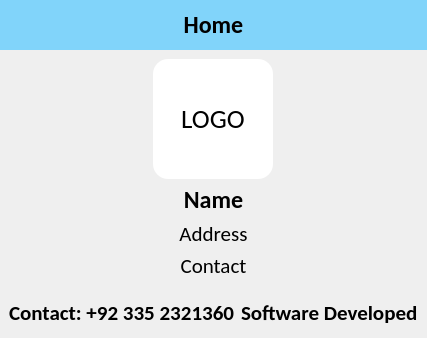
      <widget class="QWidget" name="home_page">
       <property name="styleSheet">
        <string notr="true">
#lbl_home {
	background-color: #81d4fa;
}

#lbl_logo {
	background-color: #fff;
	border-radius: 15px;
}</string>
       </property>
       <layout class="QVBoxLayout" name="verticalLayout_8">
        <property name="spacing">
         <number>0</number>
        </property>
        <property name="leftMargin">
         <number>0</number>
        </property>
        <property name="topMargin">
         <number>0</number>
        </property>
        <property name="rightMargin">
         <number>0</number>
        </property>
        <property name="bottomMargin">
         <number>0</number>
        </property>
        <item>
         <widget class="QLabel" name="lbl_home">
          <property name="minimumSize">
           <size>
            <width>0</width>
            <height>50</height>
           </size>
          </property>
          <property name="maximumSize">
           <size>
            <width>16777215</width>
            <height>50</height>
           </size>
          </property>
          <property name="font">
           <font>
            <family>Calibri</family>
            <pointsize>18</pointsize>
            <weight>75</weight>
            <bold>true</bold>
           </font>
          </property>
          <property name="text">
           <string>Home</string>
          </property>
          <property name="alignment">
           <set>Qt::AlignCenter</set>
          </property>
          <property name="margin">
           <number>10</number>
          </property>
         </widget>
        </item>
        <item>
         <widget class="QWidget" name="widget_7" native="true">
          <layout class="QVBoxLayout" name="verticalLayout">
           <item alignment="Qt::AlignHCenter">
            <widget class="QLabel" name="lbl_logo">
             <property name="minimumSize">
              <size>
               <width>120</width>
               <height>120</height>
              </size>
             </property>
             <property name="maximumSize">
              <size>
               <width>120</width>
               <height>120</height>
              </size>
             </property>
             <property name="font">
              <font>
               <family>Calibri</family>
               <pointsize>20</pointsize>
              </font>
             </property>
             <property name="frameShape">
              <enum>QFrame::Box</enum>
             </property>
             <property name="frameShadow">
              <enum>QFrame::Raised</enum>
             </property>
             <property name="text">
              <string>LOGO</string>
             </property>
             <property name="alignment">
              <set>Qt::AlignCenter</set>
             </property>
            </widget>
           </item>
           <item alignment="Qt::AlignBottom">
            <widget class="QLabel" name="lbl_school_name">
             <property name="font">
              <font>
               <family>Calibri</family>
               <pointsize>18</pointsize>
               <weight>75</weight>
               <bold>true</bold>
              </font>
             </property>
             <property name="text">
              <string>Name</string>
             </property>
             <property name="alignment">
              <set>Qt::AlignCenter</set>
             </property>
            </widget>
           </item>
           <item alignment="Qt::AlignVCenter">
            <widget class="QLabel" name="lbl_school_address">
             <property name="font">
              <font>
               <family>Calibri</family>
               <pointsize>16</pointsize>
              </font>
             </property>
             <property name="text">
              <string>Address</string>
             </property>
             <property name="alignment">
              <set>Qt::AlignCenter</set>
             </property>
            </widget>
           </item>
           <item alignment="Qt::AlignTop">
            <widget class="QLabel" name="lbl_school_contact">
             <property name="font">
              <font>
               <family>Calibri</family>
               <pointsize>16</pointsize>
              </font>
             </property>
             <property name="text">
              <string>Contact</string>
             </property>
             <property name="alignment">
              <set>Qt::AlignCenter</set>
             </property>
            </widget>
           </item>
          </layout>
         </widget>
        </item>
        <item>
         <widget class="QWidget" name="home_bottom_widget" native="true">
          <property name="minimumSize">
           <size>
            <width>0</width>
            <height>50</height>
           </size>
          </property>
          <property name="maximumSize">
           <size>
            <width>16777215</width>
            <height>50</height>
           </size>
          </property>
          <layout class="QHBoxLayout" name="horizontalLayout">
           <item alignment="Qt::AlignLeft">
            <widget class="QLabel" name="label_15">
             <property name="font">
              <font>
               <family>Calibri</family>
               <pointsize>16</pointsize>
               <weight>75</weight>
               <bold>true</bold>
              </font>
             </property>
             <property name="text">
              <string>Contact: +92 335 2321360</string>
             </property>
            </widget>
           </item>
           <item alignment="Qt::AlignRight">
            <widget class="QLabel" name="label_16">
             <property name="font">
              <font>
               <family>Calibri</family>
               <pointsize>16</pointsize>
               <weight>75</weight>
               <bold>true</bold>
              </font>
             </property>
             <property name="text">
              <string>Software Developed</string>
             </property>
            </widget>
           </item>
          </layout>
         </widget>
        </item>
       </layout>
      </widget>
